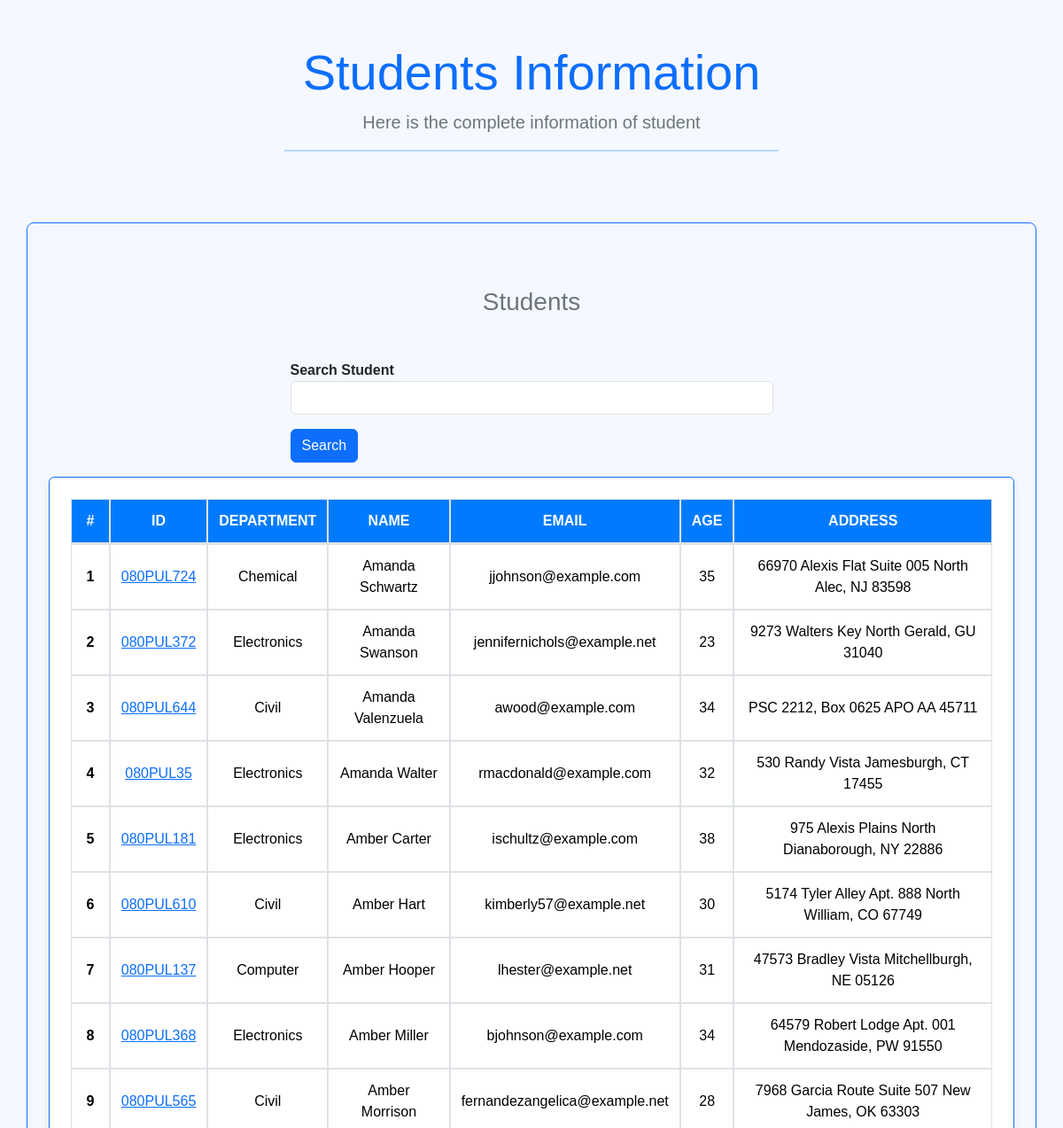
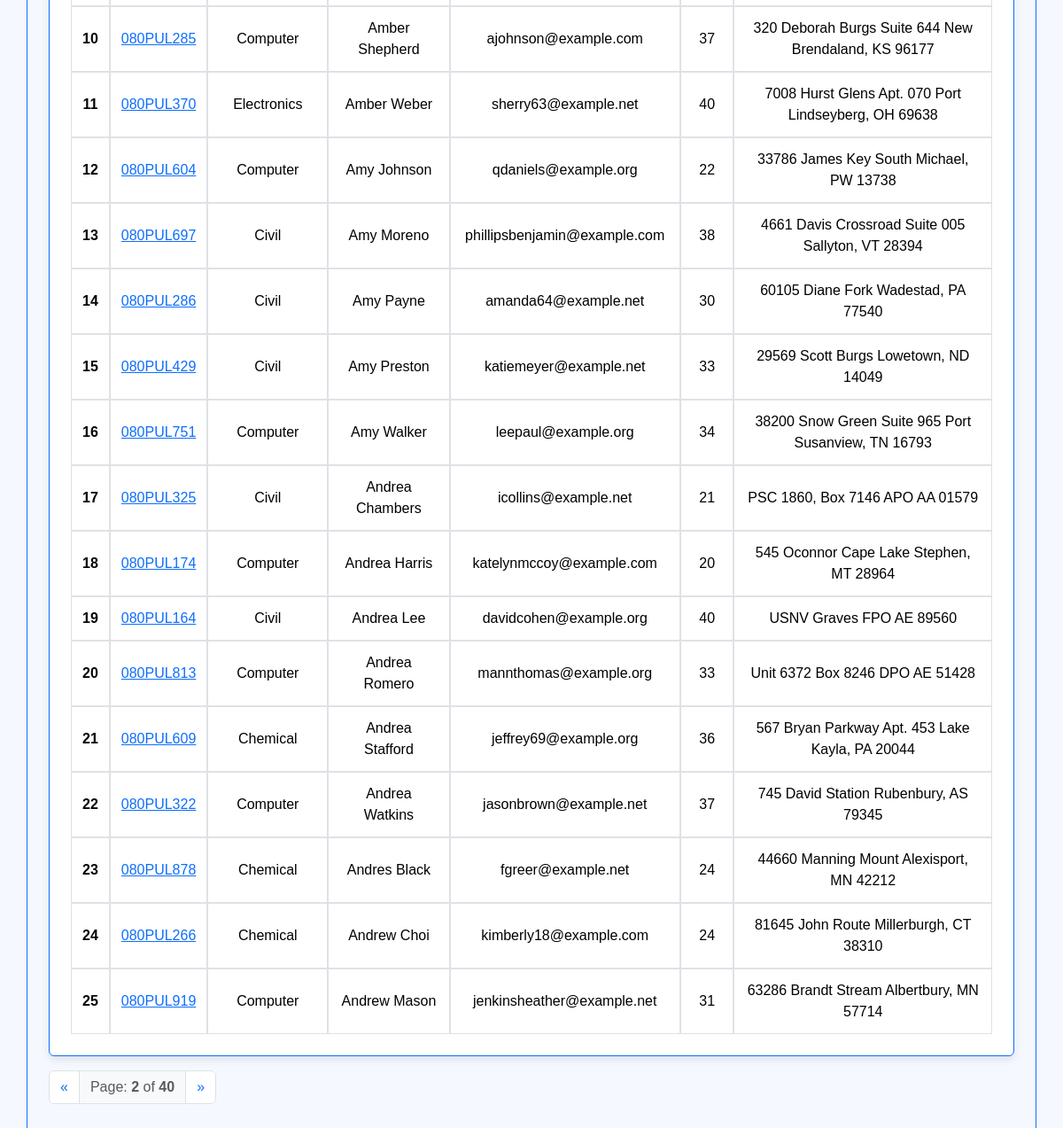
Screenshot of /students/?page=2 with the database file from the repository (2 pictures, top to bottom).
### student/models.py (models this page shows, shortened)
class Student(models.Model):
    department  = models.ForeignKey(Department, related_name="depart", on_delete= models.CASCADE)
    student_id  = models.OneToOneField(StudentID, related_name= "studentid", on_delete= models.CASCADE)
    student_name = models.CharField(max_length= 100)
    student_email = models.EmailField(unique= True)
    student_age = models.IntegerField(default= 18)
    student_address = models.TextField()
    class Meta:
        ordering = ['student_name']
        verbose_name = "student"

class StudentID(models.Model):
    student_id = models.CharField(max_length= 100)
    def __str__(self):
        return self.student_id

class Department (models.Model):
    department = models.CharField(max_length = 100)
    def __str__(self):
        return self.department
    class Meta:
        ordering = ['department']

### student/views.py (the view, shortened to what this page needs)
# urls.py: path("students/", get_student, name="get_students"),
def get_student(request):
    queryset = Student.objects.all()
    search = request.GET.get('search', '')
    paginator = Paginator(queryset, 25)
    page_number = request.GET.get("page", 1)
    page_obj = paginator.get_page(page_number)
    page_list = []
    for num in range(1,page_obj.paginator.num_pages + 1):
        page_list.append(num)
    temp = (int(page_number) - 1) * 25 + 1
    count_list = []
    for num in range(temp, (int(page_number) * 25) + 1 ):
        count_list.append(num)
    zipped_list = zip(queryset,count_list)
    return render(request, 'student.html', {'queryset' : page_obj, 'page_list': page_list, 'search_query' : search, 'zipped_list' : zipped_list, 'page_number': int(page_number)} )

### student/templates/student.html (shortened to what this page needs)
{% extends "base.html" %}
{% block start%}
    <body style="background-color: #f5f9ff; font-family: 'Arial', sans-serif;">
        <div class="container text-center py-5">
            <h1 class="display-4 text-primary">Students Information</h1>
            <p class="lead text-secondary">Here is the complete information of student</p>
            <hr class="w-50 mx-auto" style="border-top: 2px solid #007bff;">
        </div>
        <div class = "container border border-primary rounded-3 p-4 mt-3" style="border-width: 5px;">
        <div class="mt-5">
            <h3 class="text-center text-secondary">Students</h3>
            <div class = "mt-5">
                <div class="mx-auto col-6">
                    <form>
                    <div class="form-group mb-3">
                        <label for="SearchBar" class="fw-bold text-dark">Search Student</label>
                        <input  name="search" type="text" class="form-control">
                    </div>
                    <button type = "submit" class = "btn btn-primary">Search</button>
                </form>
                </div>
            <table class="table striped table-bordered table-hover text-center mt-3 styled-table border border-primary rounded p-4">
                <thead class="bg-primary text-white">
                    <tr>
                        <th>#</th>
                        <th>ID</th>
                        <th>Department</th>
                        <th>Name</th>
                        <th>EMAIL</th>
                        <th>Age</th>
                        <th>Address</th>
                    </tr>
                </thead>
                <tbody>
                    {% for student in queryset %}
                    <tr>
                        <th scope="row">{{ forloop.counter }}</th>
                        <td>
                            <a href = "{% url 'get_marks' student.student_id %}">{{ student.student_id }} </a>
                        </td>
                        <td>{{ student.department}}</td>
                        <td>{{ student.student_name}}</td>
                        <td>{{ student.student_email}}</td>
                        <td>{{ student.student_age}}</td>
                        <td>{{ student.student_address}}</td>
                    </tr>
                    {% endfor %}
                </tbody>
            </table>
            <nav aria-label="Page navigation">
                <ul class="pagination">
                    <li class="page-item {% if not queryset.has_previous %}disabled{% endif %}">
                        {% if queryset.has_previous %}
                            <a class="page-link" href="?{% if request.GET.search %}search={{ request.GET.search }}&{% endif %}page={{ queryset.previous_page_number }}" aria-label="Previous">
                                <span aria-hidden="true">&laquo;</span>
                            </a>
                        {% else %}
                            <span class="page-link" aria-hidden="true">&laquo;</span>
                        {% endif %}
                    </li>
                    <li class="page-item disabled">
                        <span class="page-link bg-light">Page: <strong>{{ page_number }}</strong> of <strong>{{ queryset.paginator.num_pages }}</strong></span>
                    </li>
                    <li class="page-item {% if not queryset.has_next %}disabled{% endif %}">
                        {% if queryset.has_next %}
                            <a class="page-link" href="?{% if request.GET.search %}search={{ request.GET.search }}&{% endif %}page={{ queryset.next_page_number }}" aria-label="Next">
                                <span aria-hidden="true">&raquo;</span>
                            </a>
                        {% else %}
                            <span class="page-link" aria-hidden="true">&raquo;</span>
                        {% endif %}
                    </li>
                </ul>
            </nav>
    </body>
    {% endblock %}

### home/templates/custom.css (style rules this page uses)
body { background-image: url('/static/images/background-pattern.svg'); background-size: cover; background-attachment: fixed; }
.table td, .table th { vertical-align: middle; }
.styled-table { border-collapse: separate; border-spacing: 0; width: 100%; border: 1px solid #dee2e6; box-shadow: 0 4px 10px rgba(0, 0, 0, 0.1); overflow: hidden; background-color: #ffffff; }
.styled-table thead th { border-bottom: 2px solid #dee2e6; color: #ffffff; background-color: #007bff; text-transform: uppercase; font-weight: bold; }
.styled-table th, .styled-table td { border: 1px solid #dee2e6; padding: 12px; text-align: center; vertical-align: middle; }
.styled-table tbody tr:nth-of-type(odd) { background-color: #fefefe; }
.styled-table tbody tr:nth-of-type(even) { background-color: #f8f9fa; }

### home/templates/base.html (style rules this page uses)
table { width: 50%; border: 1px solid black; border-collapse: collapse; }
th, td { border: 1px solid black; padding: 8px; text-align: left; }

### rows the page displays
Student: student_id "080PUL724", department "Chemical", student_name "Amanda Schwartz", student_email "jjohnson@example.com", student_age "35", student_address "66970 Alexis Flat Suite 005 North Alec, NJ 83598"
Student: student_id "080PUL372", department "Electronics", student_name "Amanda Swanson", student_email "jennifernichols@example.net", student_age "23", student_address "9273 Walters Key North Gerald, GU 31040"
Student: student_id "080PUL644", department "Civil", student_name "Amanda Valenzuela", student_email "awood@example.com", student_age "34", student_address "PSC 2212, Box 0625 APO AA 45711"
Student: student_id "080PUL35", department "Electronics", student_name "Amanda Walter", student_email "rmacdonald@example.com", student_age "32", student_address "530 Randy Vista Jamesburgh, CT 17455"
Student: student_id "080PUL181", department "Electronics", student_name "Amber Carter", student_email "ischultz@example.com", student_age "38", student_address "975 Alexis Plains North Dianaborough, NY 22886"
Student: student_id "080PUL610", department "Civil", student_name "Amber Hart", student_email "kimberly57@example.net", student_age "30", student_address "5174 Tyler Alley Apt. 888 North William, CO 67749"
Student: student_id "080PUL137", department "Computer", student_name "Amber Hooper", student_email "lhester@example.net", student_age "31", student_address "47573 Bradley Vista Mitchellburgh, NE 05126"
Student: student_id "080PUL368", department "Electronics", student_name "Amber Miller", student_email "bjohnson@example.com", student_age "34", student_address "64579 Robert Lodge Apt. 001 Mendozaside, PW 91550"
Student: student_id "080PUL565", department "Civil", student_name "Amber Morrison", student_email "fernandezangelica@example.net", student_age "28", student_address "7968 Garcia Route Suite 507 New James, OK 63303"
Student: student_id "080PUL285", department "Computer", student_name "Amber Shepherd", student_email "ajohnson@example.com", student_age "37", student_address "320 Deborah Burgs Suite 644 New Brendaland, KS 96177"
Student: student_id "080PUL370", department "Electronics", student_name "Amber Weber", student_email "sherry63@example.net", student_age "40", student_address "7008 Hurst Glens Apt. 070 Port Lindseyberg, OH 69638"
Student: student_id "080PUL604", department "Computer", student_name "Amy Johnson", student_email "qdaniels@example.org", student_age "22", student_address "33786 James Key South Michael, PW 13738"
Student: student_id "080PUL697", department "Civil", student_name "Amy Moreno", student_email "phillipsbenjamin@example.com", student_age "38", student_address "4661 Davis Crossroad Suite 005 Sallyton, VT 28394"
Student: student_id "080PUL286", department "Civil", student_name "Amy Payne", student_email "amanda64@example.net", student_age "30", student_address "60105 Diane Fork Wadestad, PA 77540"
Student: student_id "080PUL429", department "Civil", student_name "Amy Preston", student_email "katiemeyer@example.net", student_age "33", student_address "29569 Scott Burgs Lowetown, ND 14049"
Student: student_id "080PUL751", department "Computer", student_name "Amy Walker", student_email "leepaul@example.org", student_age "34", student_address "38200 Snow Green Suite 965 Port Susanview, TN 16793"
Student: student_id "080PUL325", department "Civil", student_name "Andrea Chambers", student_email "icollins@example.net", student_age "21", student_address "PSC 1860, Box 7146 APO AA 01579"
Student: student_id "080PUL174", department "Computer", student_name "Andrea Harris", student_email "katelynmccoy@example.com", student_age "20", student_address "545 Oconnor Cape Lake Stephen, MT 28964"
Student: student_id "080PUL164", department "Civil", student_name "Andrea Lee", student_email "davidcohen@example.org", student_age "40", student_address "USNV Graves FPO AE 89560"
Student: student_id "080PUL813", department "Computer", student_name "Andrea Romero", student_email "mannthomas@example.org", student_age "33", student_address "Unit 6372 Box 8246 DPO AE 51428"
Student: student_id "080PUL609", department "Chemical", student_name "Andrea Stafford", student_email "jeffrey69@example.org", student_age "36", student_address "567 Bryan Parkway Apt. 453 Lake Kayla, PA 20044"
Student: student_id "080PUL322", department "Computer", student_name "Andrea Watkins", student_email "jasonbrown@example.net", student_age "37", student_address "745 David Station Rubenbury, AS 79345"
Student: student_id "080PUL878", department "Chemical", student_name "Andres Black", student_email "fgreer@example.net", student_age "24", student_address "44660 Manning Mount Alexisport, MN 42212"
Student: student_id "080PUL266", department "Chemical", student_name "Andrew Choi", student_email "kimberly18@example.com", student_age "24", student_address "81645 John Route Millerburgh, CT 38310"
Student: student_id "080PUL919", department "Computer", student_name "Andrew Mason", student_email "jenkinsheather@example.net", student_age "31", student_address "63286 Brandt Stream Albertbury, MN 57714"

### other values shown
{{ page_number }} "2"
{{ queryset.paginator.num_pages }} "40"
